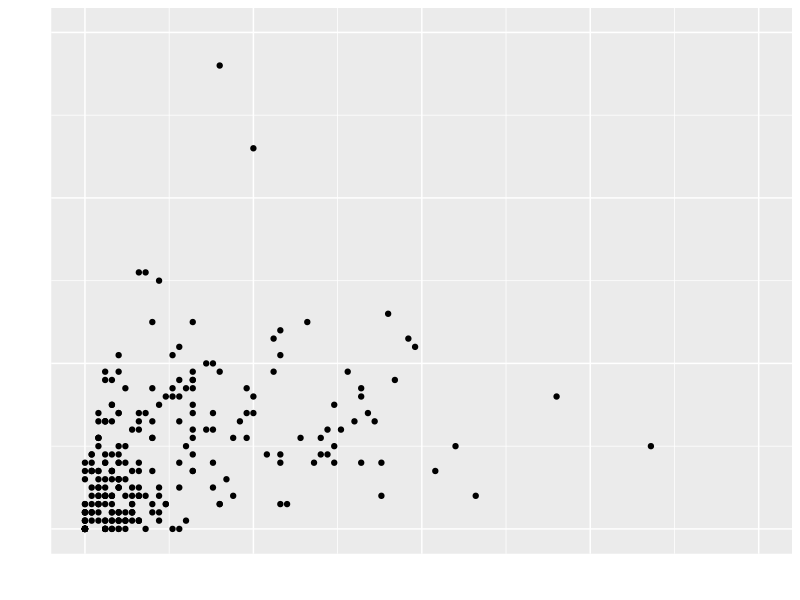

This chart was generated by the following R code: (Note: this script raises an error after producing the figure.)
library(ggplot2)
library(ggrepel)
library(dplyr)
plxgxa = read.csv("PLxGxA1.csv")

head(plxgxa)

highxG <- filter(plxgxa, npxGp90>0.5)
highxGxA <- filter(plxgxa, npxGp90>0.5 | xAp90>0.3)
age <- filter(plxgxa, Age<20)

yint <- mean(plxgxa$xAp90)
xint <- mean(plxgxa$npxGp90)

ggplot(plxgxa, aes(npxGp90, xAp90, label=Player)) +
  geom_point()+
  geom_text_repel(data = highxGxA, size=3, col='blue') +
  geom_text_repel(data = age, size=3, col='red') +
  xlim(0,1) + ylim(0,0.6) +
  geom_hline(yintercept = yint, col="green", size=1, linetype=2) +
  geom_vline(xintercept = xint, col="green", size=1, linetype=2) +
  geom_abline(intercept = 0, slope = 0.6, col="green", size=1, linetype=2)
